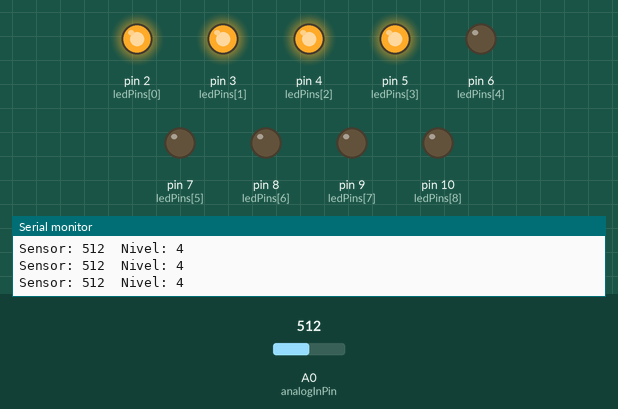
The sketch below on a simulated Arduino Uno, built with avr-gcc and run on an emulated ATmega328P. Shown: output pins drawn as LEDs (lit = HIGH), the last lines printed to the serial monitor. The inputs (shaded band) are chosen by the test bench; at power-on: A0 (analogInPin) = 512.

Above: at 1.2 s.
1.3 s: A0 (analogInPin) set to 558
2.8 s: A0 (analogInPin) set to 585
At 3.5 s:
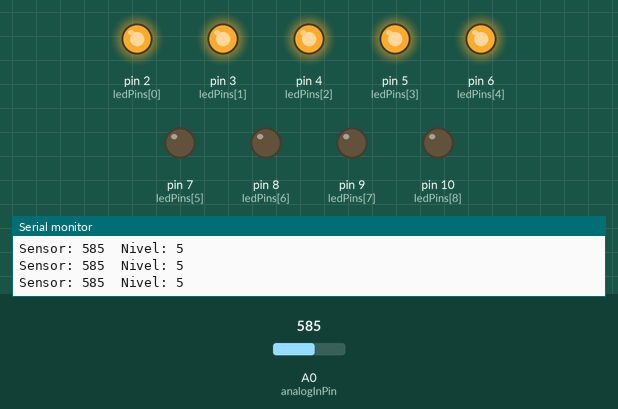
4.3 s: A0 (analogInPin) set to 716
At 5.0 s:
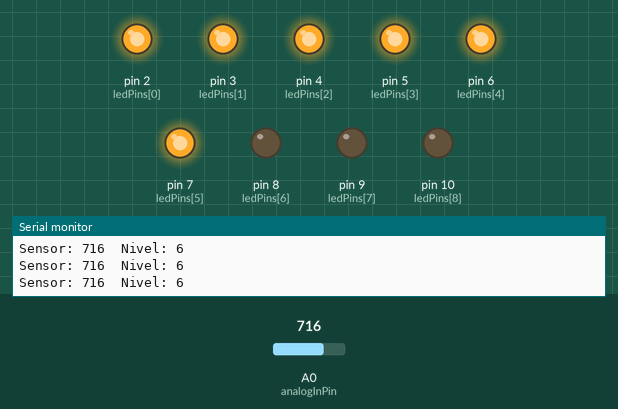
5.8 s: A0 (analogInPin) set to 786
7.3 s: A0 (analogInPin) set to 808
At 7.9 s:
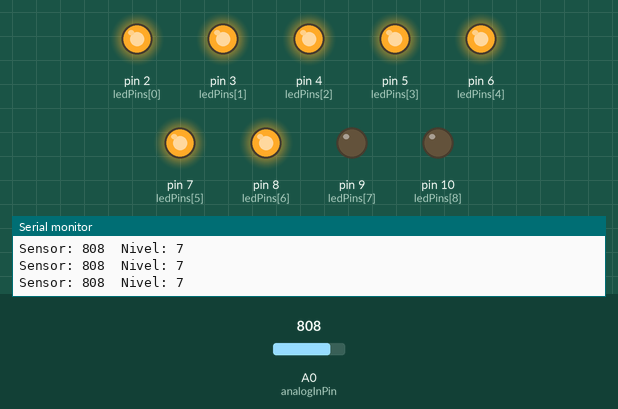
8.8 s: A0 (analogInPin) set to 511
At 9.4 s:
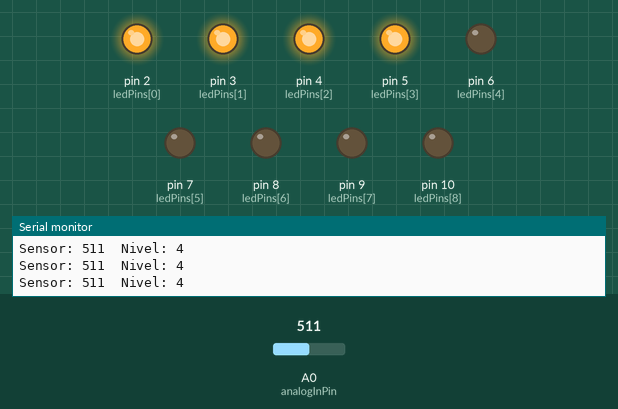
Timing chart, 0 to 11.3 s (numbered marks = the images above; inputs shaded):
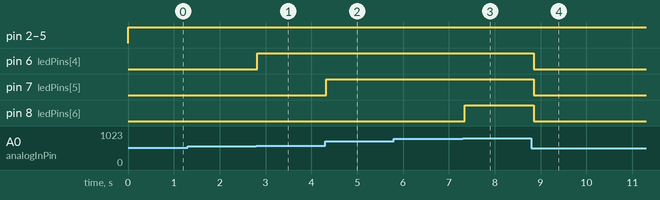

Measured:
- the behaviour switches between 568 and 569 on A0 (analogInPin) (found by bisection; images 0 and 1)
- the behaviour switches between 795 and 796 on A0 (analogInPin) (found by bisection; images 2 and 3)
- after the input at 2.8 s, pin 6 (ledPins[4]): LOW → HIGH at once
- after the input at 4.3 s, pin 7 (ledPins[5]): LOW → HIGH at once
- after the input at 7.3 s, pin 8 (ledPins[6]): LOW → HIGH at once
- after the input at 8.8 s, pin 6 (ledPins[4]), pin 7 (ledPins[5]), pin 8 (ledPins[6]): HIGH → LOW after 0.05 s

The sketch:

Practica15.ino
```cpp
const int analogInPin = A0;  // Pin analógico de entrada
const int ledPins[] = {2, 3, 4, 5, 6, 7, 8, 9, 10}; // Pines de los LEDs

void setup() {
    for (int i = 0; i < 9; i++) {
        pinMode(ledPins[i], OUTPUT);
    }
    Serial.begin(9600);  // Para depuración en el Monitor Serie
}

void loop() {
    int sensorValue = analogRead(analogInPin); // Leer entrada analógica
    int nivel = map(sensorValue, 0, 1023, 0, 9); // Convertir a escala de 0 a 9

    Serial.print("Sensor: ");
    Serial.print(sensorValue);
    Serial.print("\tNivel: ");
    Serial.println(nivel);

    // Apagar todos los LEDs antes de actualizar
    for (int i = 0; i < 9; i++) {
        digitalWrite(ledPins[i], LOW);
    }

    // Encender LEDs según el nivel detectado
    for (int i = 0; i < nivel; i++) {
        digitalWrite(ledPins[i], HIGH);
    }

    delay(100);  // Pequeño retraso para estabilidad
}
```
